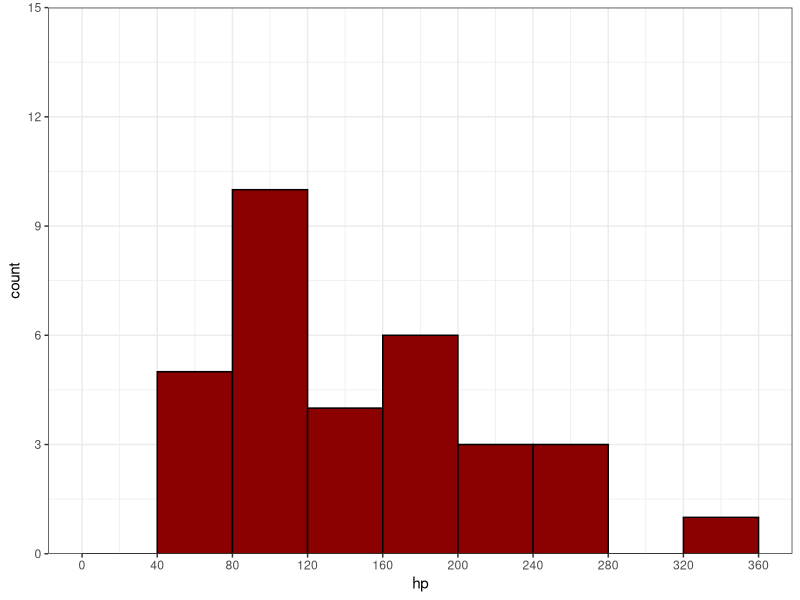
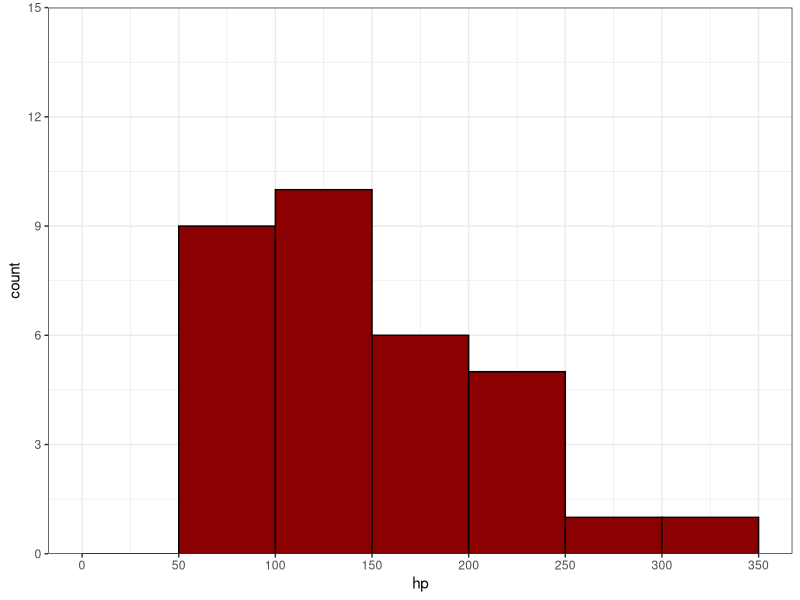
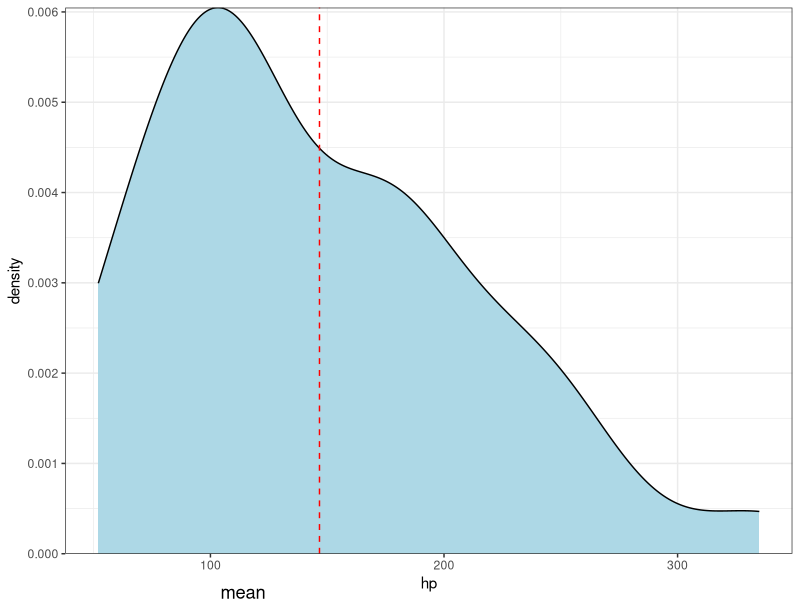
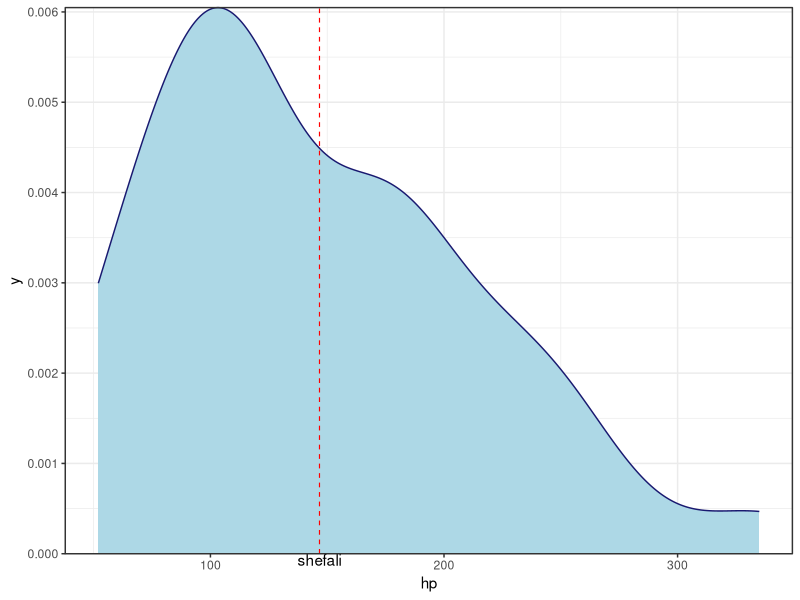
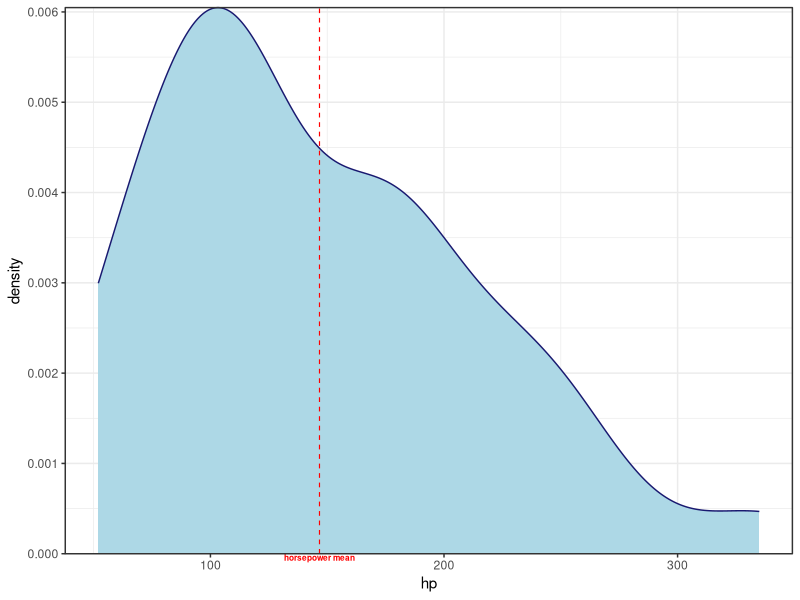
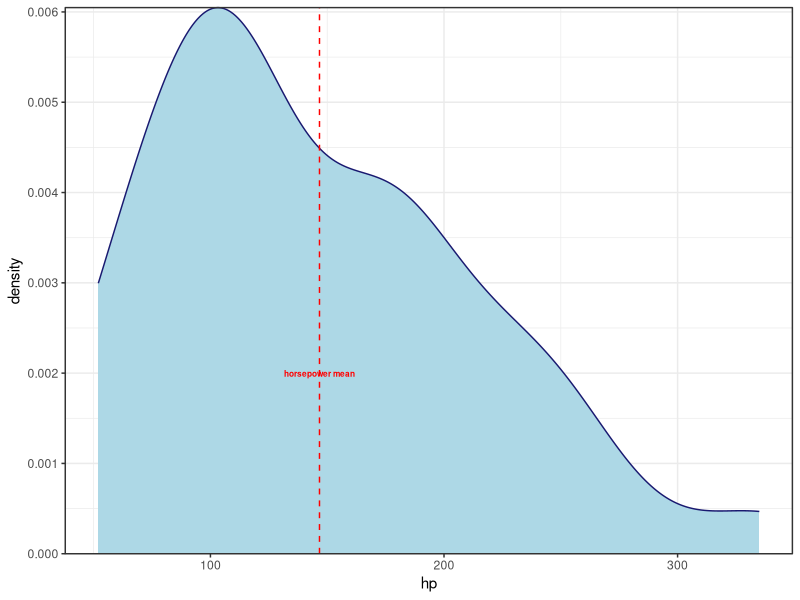
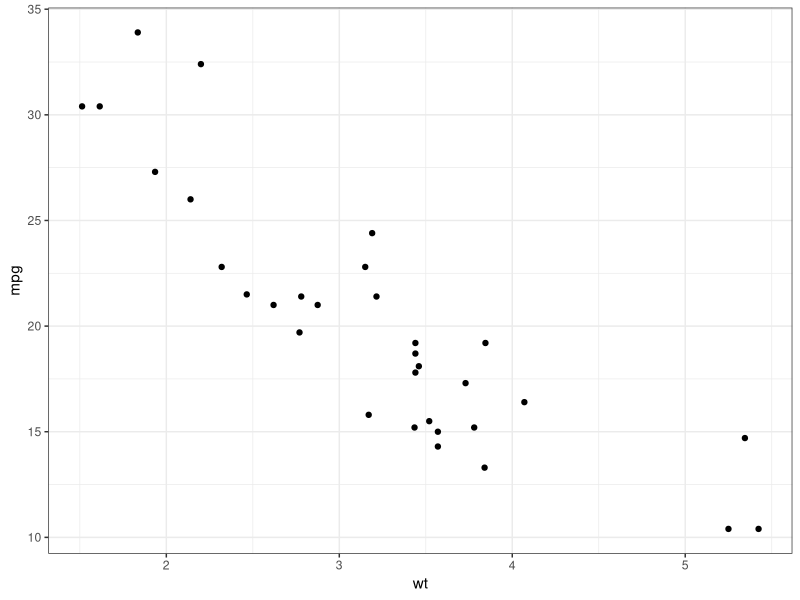
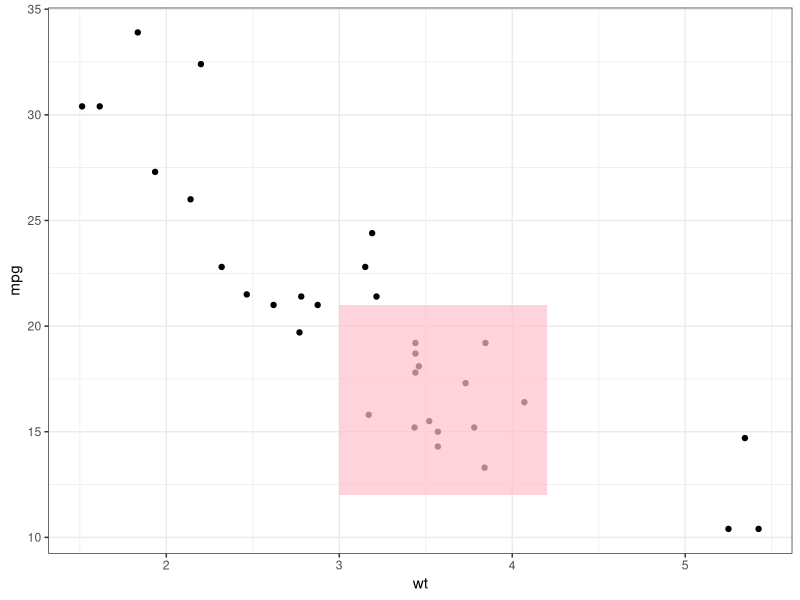

Recreate these plots in R, in order.
#Statistical Analysis of mtcars dataset
#Last Update- Feb 5, 2024
#Author- Shefali C.

library(tidyverse)
#to use textGrob() in a plot below
library(grid)

df1 <- mtcars
View(df1)

#histogram of horsepower
#using binwidth=40 and range 0-360
df1 %>% 
  ggplot(aes(x=hp))+
  geom_histogram(fill = "darkred", color = "black",
                 breaks = seq(0,360,40))+
  scale_y_continuous(expand = c(0,0), limits = c(0,15),
                     breaks = seq(0,15,3),
                     labels = seq(0,15,3))+
  scale_x_continuous(breaks = seq(0,360,40),
                     labels = seq(0,360,40))+
  theme_bw()

#using binwidth = 50 and range 0-350

df1 %>% 
  ggplot(aes(x=hp))+
  geom_histogram(fill = "darkred", color = "black",
                 breaks = seq(0,350,50))+
  scale_y_continuous(expand = c(0,0), limits = c(0,15),
                     breaks = seq(0,15,3),
                     labels = seq(0,15,3))+
  scale_x_continuous(breaks = seq(0,350,50),
                     labels = seq(0,350,50))+
  theme_bw()

hp_mean <- round(mean(df1$hp),2)

#Creating density plot
#adding "mean" label below vline on x axis- method 1
#Using "tags": tags are independent of X-Y scales. 
#If x=146 will be used to place label below the vline, it won't work. 
#It should be in the range of 0 to 1, as is the case with captions.
df1 %>% 
  ggplot(aes(x=hp))+
  geom_density(color = "black", fill = "lightblue")+
  #add a vertical line marking mean of horsepower
  geom_vline(aes(xintercept = mean(hp)), color = "red", linewidth=0.5,
             linetype = "dashed")+
  #add the mean value at x axis
  # annotate(geom = "text", x = floor(hp_mean), y=0,
  #          label = "shef")+
  scale_y_continuous(expand = c(0,0))+
  labs(tag = "mean")+
  theme_bw()+
  theme(
    plot.tag.position = c(0.3, 0.001)
  )

#--method 2
#text gets placed properly because of using clip="off" and then
#vjust = 1 to place the text below x axis.
df1 %>% 
  ggplot(aes(x=hp))+
  geom_density(color = "midnightblue", fill = "lightblue")+
  geom_vline(aes(xintercept = round(mean(hp),2)), linetype = "dashed",
             linewidth = 0.4, color = "red")+
  annotate(geom = "text", x = hp_mean, y = 0.000, color = "black",
           label = "shefali", vjust = 1)+
  scale_y_continuous(expand = c(0,0))+
  coord_cartesian(clip = "off")+
  theme_bw()

#method 3--using textGrob() and annotation_custom()

vline_label <- grid::textGrob(label = "horsepower mean",
                              gp = gpar(fontsize = 6, 
                                        fontface = "bold",
                                        col = "red"),
                              vjust = 1)
#plot
df1 %>% 
  ggplot(aes(x=hp))+
  geom_density(color = "midnightblue", fill = "lightblue")+
  geom_vline(aes(xintercept = round(mean(hp),2)), linetype = "dashed",
             linewidth = 0.4, color = "red")+
  annotation_custom(vline_label, xmin = hp_mean, xmax = hp_mean,
                    ymin = 0.000, ymax = 0.000)+
  scale_y_continuous(expand = c(0,0))+
  coord_cartesian(clip = "off")+
  theme_bw()
  
#annotating along the line
vline_label2 <- grid::textGrob(label = "horsepower mean",
                               gp = gpar(col = "red",
                                         fontsize = 6,
                                         fontface = "bold"))

#plot
df1 %>% 
  ggplot(aes(x=hp))+
  geom_density(color = "midnightblue", fill = "lightblue")+
  geom_vline(aes(xintercept = round(mean(hp),2)), linetype = "dashed",
             linewidth = 0.5, color = "red")+
  annotation_custom(grob = vline_label2,
                    xmin = hp_mean, xmax = hp_mean,
                    ymin = 0.0015, ymax = 0.0025)+
  scale_y_continuous(expand = c(0,0))+
  coord_cartesian(clip = "off")+
  theme_bw()
###-----------USAGE OF ANNOTATE()-------------------
(p1 <- ggplot(data = df1, aes(x=wt, y=mpg))+
        geom_point()+
        theme_bw())

#add a rectangle
p1 + annotate("rect", xmin = 3, xmax = 4.2, ymin = 12, ymax = 21,
           alpha=0.7, fill = "pink")

#add a slant line segment (at an angle; not straight)
p1 + annotate("segment", x = 2.5, 
              xend = 4,
              y = 15, 
              yend = 25,
              colour = "blue")

#add a line segment with a point in between
p1 + annotate(geom = "pointrange",
              x = 3.5,
              #location of the point
              y = 20,
              #ymin and ymax is the starting and ending point of the line
              ymin = 12,
              ymax = 28,
              colour = "red",
              #size of the point
              size = 2.5,
              linewidth = 1.5)

